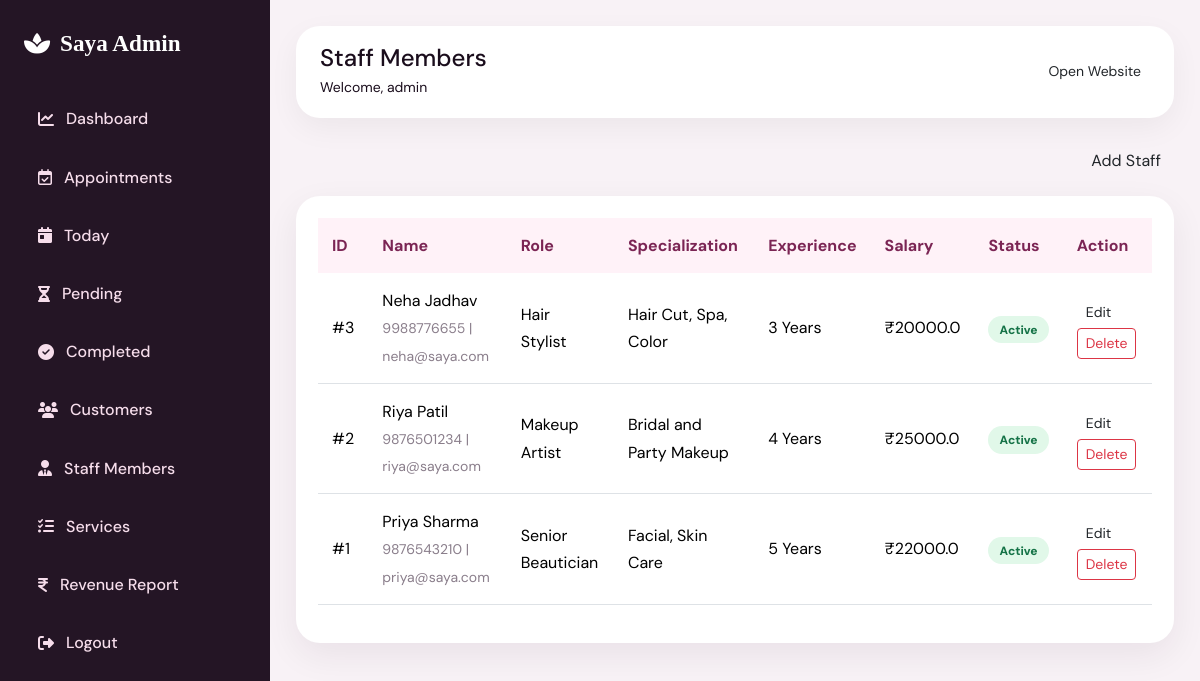
/staff (signed in), run on an earlier commit of the app's database.
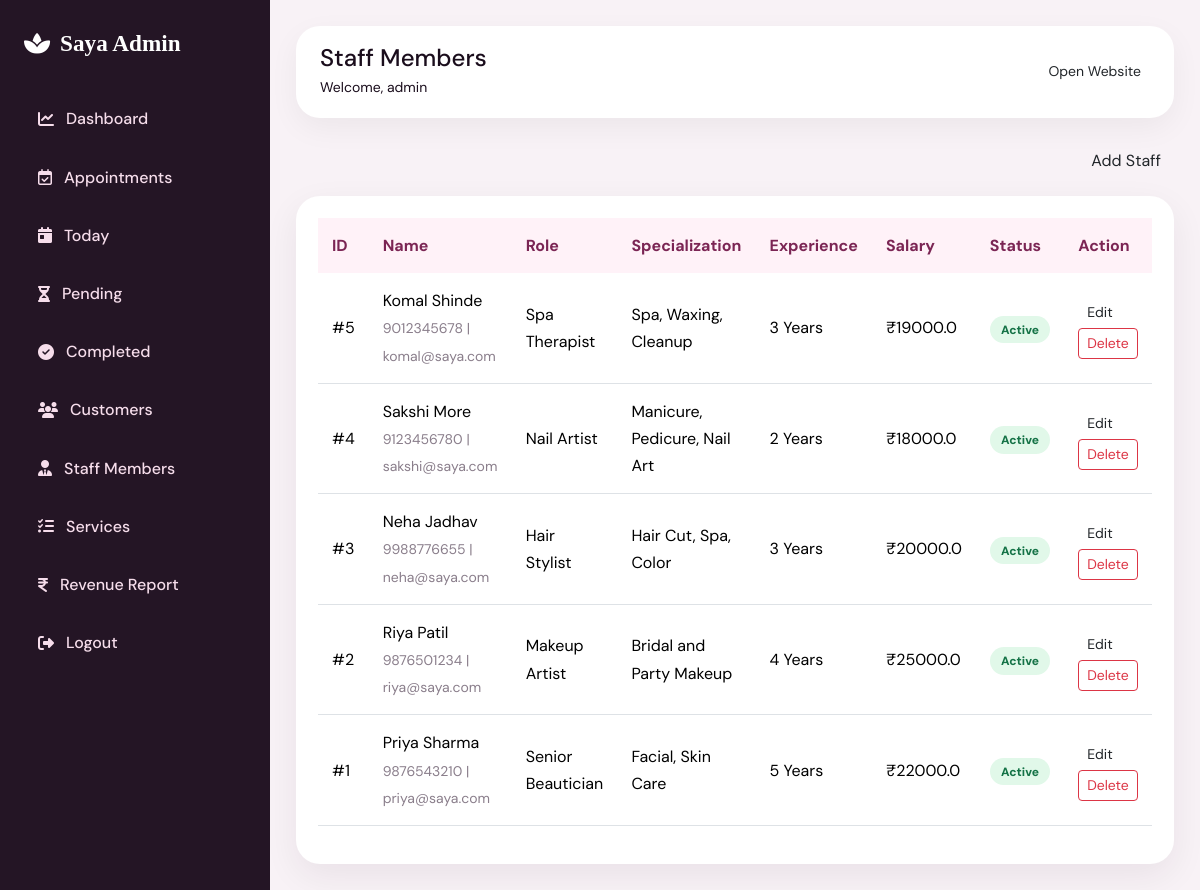
And on a later commit of the database.
### tables this page shows
CREATE TABLE staff (
            id INTEGER PRIMARY KEY AUTOINCREMENT,
            name TEXT NOT NULL,
            mobile TEXT,
            email TEXT,
            role TEXT NOT NULL,
            specialization TEXT,
            experience TEXT,
            salary REAL DEFAULT 0,
            joining_date TEXT,
            status TEXT NOT NULL DEFAULT 'Active',
            created_at TEXT NOT NULL
        );

### app.py (the view)
@app.route("/staff")
@login_required
def staff():
    rows = query_all("SELECT * FROM staff ORDER BY id DESC")
    return render_template("admin/staff.html", staff=rows)

### app.py (called while the page is built)
def login_required(view_func):
    @wraps(view_func)
    def wrapper(*args, **kwargs):
        if "user_id" not in session:
            flash("Please login to access manager dashboard.", "warning")
            return redirect(url_for("login"))
        return view_func(*args, **kwargs)
    return wrapper

def query_all(sql, params=()):
    conn = get_db_connection()
    rows = conn.execute(sql, params).fetchall()
    conn.close()
    return rows

@app.context_processor
def inject_now():
    return {"today_date": date.today().isoformat(), "current_year": datetime.now().year}

### database.py (called while the page is built)
def get_db_connection():
    os.makedirs(DB_DIR, exist_ok=True)
    conn = sqlite3.connect(DB_PATH)
    conn.row_factory = sqlite3.Row
    return conn

### templates/admin/staff.html
{% extends 'admin/admin_base.html' %}
{% block page_title %}Staff Members{% endblock %}
{% block admin_content %}
<div class="d-flex justify-content-end mb-3"><a class="btn btn-rose" href="{{ url_for('add_staff') }}">Add Staff</a></div>
<div class="panel table-responsive"><table class="table admin-table align-middle"><thead><tr><th>ID</th><th>Name</th><th>Role</th><th>Specialization</th><th>Experience</th><th>Salary</th><th>Status</th><th>Action</th></tr></thead><tbody>
{% for s in staff %}<tr><td>#{{ s.id }}</td><td>{{ s.name }}<br><small>{{ s.mobile }} | {{ s.email }}</small></td><td>{{ s.role }}</td><td>{{ s.specialization }}</td><td>{{ s.experience }}</td><td>₹{{ s.salary }}</td><td><span class="status status-{{ s.status|lower }}">{{ s.status }}</span></td><td><a href="{{ url_for('edit_staff', id=s.id) }}" class="btn btn-sm btn-outline-rose">Edit</a> <a onclick="return confirm('Delete staff?')" href="{{ url_for('delete_staff', id=s.id) }}" class="btn btn-sm btn-outline-danger">Delete</a></td></tr>{% endfor %}
</tbody></table></div>
{% endblock %}

What changed in the data, as far as the page shows it:
added staff: id "5", name "Komal Shinde", mobile "9012345678", email "komal@saya.com", role "Spa Therapist", specialization "Spa, Waxing, Cleanup", experience "3 Years", salary "19000.0", status "Active"
added staff: id "4", name "Sakshi More", mobile "9123456780", email "sakshi@saya.com", role "Nail Artist", specialization "Manicure, Pedicure, Nail Art", experience "2 Years", salary "18000.0", status "Active"
